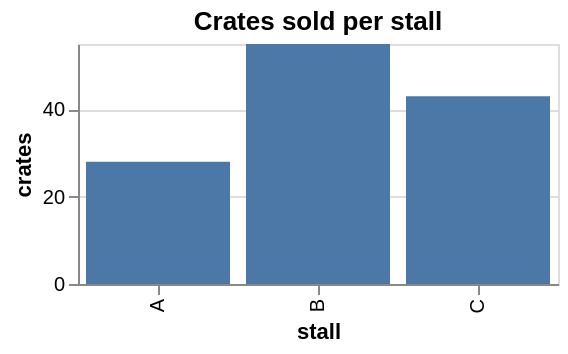

Source (Vega-Lite JSON):
### Vega-Lite specification from a JSON file in a GitHub repository (floating-point values rounded to 4 significant figures)
{"$schema": "https://vega.github.io/schema/vega-lite/v5.json", "width": 240, "height": 120, "title": "Crates sold per stall", "data": {"values": [{"stall": "A", "crates": 28}, {"stall": "B", "crates": 55}, {"stall": "C", "crates": 43}]}, "mark": "bar", "encoding": {"x": {"field": "stall", "type": "nominal"}, "y": {"field": "crates", "type": "quantitative"}}}
